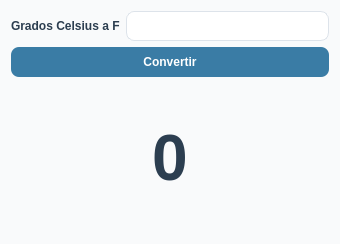
<?xml version="1.0" encoding="UTF-8"?>
<ui version="4.0">
 <class>Dialog</class>
 <widget class="QDialog" name="Dialog">
  <property name="geometry">
   <rect>
    <x>0</x>
    <y>0</y>
    <width>340</width>
    <height>244</height>
   </rect>
  </property>
  <property name="windowTitle">
   <string>Calculadora</string>
  </property>
  <property name="styleSheet">
   <string notr="true">QDialog {
    background-color: #F9FAFB;
    font-family: &quot;Segoe UI&quot;;
    font-size: 10pt;
}

/* QLabel */
QLabel {
    color: #2C3E50;
    font-weight: 500;
}

QLabel#label_resultado {
    color: #2C3E50;
	font-size: 48pt;
    font-weight: 500;
}

/* QLineEdit */
QLineEdit {
    background-color: #FFFFFF;
    border: 1px solid #DDE3EA;
    border-radius: 8px;
    padding: 6px 10px;
    color: #2C3E50;
}

QLineEdit:focus {
    border: 1px solid #3A7CA5;
    background-color: #FDFEFE;
}

/* QPushButton */
QPushButton {
    background-color: #3A7CA5;
    color: white;
    border: none;
    border-radius: 8px;
    padding: 8px 16px;
    font-weight: 600;
}

QPushButton:hover {
    background-color: #2F6690;
}

QPushButton:pressed {
    background-color: #244F73;
}

QPushButton:disabled {
    background-color: #B0BEC5;
    color: #ECEFF1;
}</string>
  </property>
  <layout class="QHBoxLayout" name="horizontalLayout">
   <item>
    <layout class="QVBoxLayout" name="verticalLayout">
     <item>
      <layout class="QGridLayout" name="gridLayout">
       <item row="0" column="1">
        <widget class="QLineEdit" name="edit_celsius">
         <property name="text">
          <string/>
         </property>
        </widget>
       </item>
       <item row="0" column="0">
        <widget class="QLabel" name="label">
         <property name="text">
          <string>Grados Celsius a F</string>
         </property>
        </widget>
       </item>
      </layout>
     </item>
     <item>
      <widget class="QPushButton" name="btn_convertir">
       <property name="text">
        <string>Convertir</string>
       </property>
      </widget>
     </item>
     <item>
      <widget class="QLabel" name="label_resultado">
       <property name="font">
        <font>
         <pointsize>48</pointsize>
         <weight>62</weight>
         <bold>true</bold>
        </font>
       </property>
       <property name="text">
        <string>0</string>
       </property>
       <property name="alignment">
        <set>Qt::AlignCenter</set>
       </property>
      </widget>
     </item>
    </layout>
   </item>
  </layout>
 </widget>
 <resources/>
 <connections/>
</ui>
